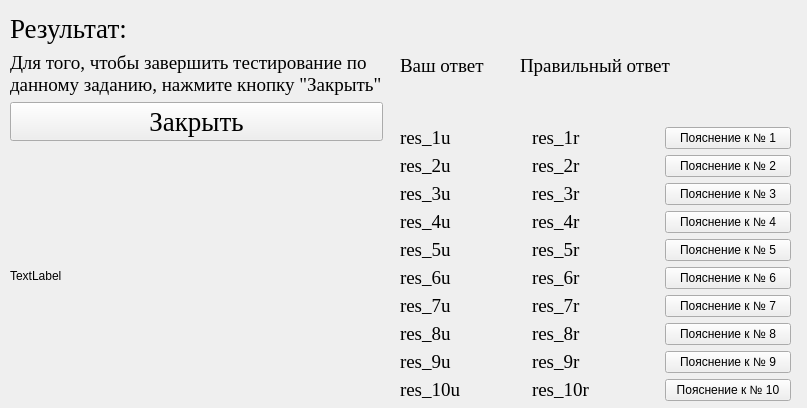
<?xml version="1.0" encoding="UTF-8"?>
<ui version="4.0">
 <class>MainWindow</class>
 <widget class="QMainWindow" name="MainWindow">
  <property name="geometry">
   <rect>
    <x>0</x>
    <y>0</y>
    <width>807</width>
    <height>408</height>
   </rect>
  </property>
  <property name="windowTitle">
   <string>MainWindow</string>
  </property>
  <widget class="QWidget" name="centralwidget">
   <widget class="QWidget" name="verticalLayoutWidget">
    <property name="geometry">
     <rect>
      <x>10</x>
      <y>10</y>
      <width>373</width>
      <height>131</height>
     </rect>
    </property>
    <layout class="QVBoxLayout" name="verticalLayout">
     <item>
      <layout class="QHBoxLayout" name="horizontalLayout">
       <item>
        <widget class="QLabel" name="r_label">
         <property name="font">
          <font>
           <family>Times New Roman</family>
           <pointsize>20</pointsize>
          </font>
         </property>
         <property name="text">
          <string>Результат:</string>
         </property>
        </widget>
       </item>
       <item>
        <widget class="QLabel" name="res_label">
         <property name="font">
          <font>
           <family>Times New Roman</family>
           <pointsize>20</pointsize>
          </font>
         </property>
         <property name="text">
          <string/>
         </property>
        </widget>
       </item>
      </layout>
     </item>
     <item>
      <widget class="QLabel" name="help">
       <property name="font">
        <font>
         <family>Times New Roman</family>
         <pointsize>14</pointsize>
        </font>
       </property>
       <property name="text">
        <string>Для того, чтобы завершить тестирование по 
данному заданию, нажмите кнопку &quot;Закрыть&quot;</string>
       </property>
      </widget>
     </item>
     <item>
      <widget class="QPushButton" name="pushButton">
       <property name="font">
        <font>
         <family>Times New Roman</family>
         <pointsize>20</pointsize>
        </font>
       </property>
       <property name="text">
        <string>Закрыть</string>
       </property>
      </widget>
     </item>
    </layout>
   </widget>
   <widget class="QLabel" name="label">
    <property name="geometry">
     <rect>
      <x>10</x>
      <y>150</y>
      <width>371</width>
      <height>251</height>
     </rect>
    </property>
    <property name="text">
     <string>TextLabel</string>
    </property>
   </widget>
   <widget class="QWidget" name="verticalLayoutWidget_2">
    <property name="geometry">
     <rect>
      <x>400</x>
      <y>10</y>
      <width>391</width>
      <height>391</height>
     </rect>
    </property>
    <layout class="QVBoxLayout" name="verticalLayout_2">
     <item>
      <layout class="QHBoxLayout" name="horizontalLayout_12">
       <item>
        <widget class="QLabel" name="label_2">
         <property name="font">
          <font>
           <family>Times New Roman</family>
           <pointsize>14</pointsize>
          </font>
         </property>
         <property name="text">
          <string>Ваш ответ</string>
         </property>
        </widget>
       </item>
       <item>
        <widget class="QLabel" name="label_3">
         <property name="font">
          <font>
           <family>Times New Roman</family>
           <pointsize>14</pointsize>
          </font>
         </property>
         <property name="text">
          <string>Правильный ответ</string>
         </property>
        </widget>
       </item>
       <item>
        <widget class="QLabel" name="label_4">
         <property name="font">
          <font>
           <family>Times New Roman</family>
           <pointsize>14</pointsize>
          </font>
         </property>
         <property name="text">
          <string/>
         </property>
        </widget>
       </item>
      </layout>
     </item>
     <item>
      <layout class="QHBoxLayout" name="horizontalLayout_2">
       <item>
        <widget class="QLabel" name="res_1u">
         <property name="font">
          <font>
           <family>Times New Roman</family>
           <pointsize>14</pointsize>
          </font>
         </property>
         <property name="text">
          <string>res_1u</string>
         </property>
        </widget>
       </item>
       <item>
        <widget class="QLabel" name="res_1r">
         <property name="font">
          <font>
           <family>Times New Roman</family>
           <pointsize>14</pointsize>
          </font>
         </property>
         <property name="text">
          <string>res_1r</string>
         </property>
        </widget>
       </item>
       <item>
        <widget class="QPushButton" name="resb_1">
         <property name="text">
          <string>Пояснение к № 1</string>
         </property>
        </widget>
       </item>
      </layout>
     </item>
     <item>
      <layout class="QHBoxLayout" name="horizontalLayout_3">
       <item>
        <widget class="QLabel" name="res_2u">
         <property name="font">
          <font>
           <family>Times New Roman</family>
           <pointsize>14</pointsize>
          </font>
         </property>
         <property name="text">
          <string>res_2u</string>
         </property>
        </widget>
       </item>
       <item>
        <widget class="QLabel" name="res_2r">
         <property name="font">
          <font>
           <family>Times New Roman</family>
           <pointsize>14</pointsize>
          </font>
         </property>
         <property name="text">
          <string>res_2r</string>
         </property>
        </widget>
       </item>
       <item>
        <widget class="QPushButton" name="resb_2">
         <property name="text">
          <string>Пояснение к № 2</string>
         </property>
        </widget>
       </item>
      </layout>
     </item>
     <item>
      <layout class="QHBoxLayout" name="horizontalLayout_4">
       <item>
        <widget class="QLabel" name="res_3u">
         <property name="font">
          <font>
           <family>Times New Roman</family>
           <pointsize>14</pointsize>
          </font>
         </property>
         <property name="text">
          <string>res_3u</string>
         </property>
        </widget>
       </item>
       <item>
        <widget class="QLabel" name="res_3r">
         <property name="font">
          <font>
           <family>Times New Roman</family>
           <pointsize>14</pointsize>
          </font>
         </property>
         <property name="text">
          <string>res_3r</string>
         </property>
        </widget>
       </item>
       <item>
        <widget class="QPushButton" name="resb_3">
         <property name="text">
          <string>Пояснение к № 3</string>
         </property>
        </widget>
       </item>
      </layout>
     </item>
     <item>
      <layout class="QHBoxLayout" name="horizontalLayout_5">
       <item>
        <widget class="QLabel" name="res_4u">
         <property name="font">
          <font>
           <family>Times New Roman</family>
           <pointsize>14</pointsize>
          </font>
         </property>
         <property name="text">
          <string>res_4u</string>
         </property>
        </widget>
       </item>
       <item>
        <widget class="QLabel" name="res_4r">
         <property name="font">
          <font>
           <family>Times New Roman</family>
           <pointsize>14</pointsize>
          </font>
         </property>
         <property name="text">
          <string>res_4r</string>
         </property>
        </widget>
       </item>
       <item>
        <widget class="QPushButton" name="resb_4">
         <property name="text">
          <string>Пояснение к № 4</string>
         </property>
        </widget>
       </item>
      </layout>
     </item>
     <item>
      <layout class="QHBoxLayout" name="horizontalLayout_6">
       <item>
        <widget class="QLabel" name="res_5u">
         <property name="font">
          <font>
           <family>Times New Roman</family>
           <pointsize>14</pointsize>
          </font>
         </property>
         <property name="text">
          <string>res_5u</string>
         </property>
        </widget>
       </item>
       <item>
        <widget class="QLabel" name="res_5r">
         <property name="font">
          <font>
           <family>Times New Roman</family>
           <pointsize>14</pointsize>
          </font>
         </property>
         <property name="text">
          <string>res_5r</string>
         </property>
        </widget>
       </item>
       <item>
        <widget class="QPushButton" name="resb_5">
         <property name="text">
          <string>Пояснение к № 5</string>
         </property>
        </widget>
       </item>
      </layout>
     </item>
     <item>
      <layout class="QHBoxLayout" name="horizontalLayout_7">
       <item>
        <widget class="QLabel" name="res_6u">
         <property name="font">
          <font>
           <family>Times New Roman</family>
           <pointsize>14</pointsize>
          </font>
         </property>
         <property name="text">
          <string>res_6u</string>
         </property>
        </widget>
       </item>
       <item>
        <widget class="QLabel" name="res_6r">
         <property name="font">
          <font>
           <family>Times New Roman</family>
           <pointsize>14</pointsize>
          </font>
         </property>
         <property name="text">
          <string>res_6r</string>
         </property>
        </widget>
       </item>
       <item>
        <widget class="QPushButton" name="resb_6">
         <property name="text">
          <string>Пояснение к № 6</string>
         </property>
        </widget>
       </item>
      </layout>
     </item>
     <item>
      <layout class="QHBoxLayout" name="horizontalLayout_8">
       <item>
        <widget class="QLabel" name="res_7u">
         <property name="font">
          <font>
           <family>Times New Roman</family>
           <pointsize>14</pointsize>
          </font>
         </property>
         <property name="text">
          <string>res_7u</string>
         </property>
        </widget>
       </item>
       <item>
        <widget class="QLabel" name="res_7r">
         <property name="font">
          <font>
           <family>Times New Roman</family>
           <pointsize>14</pointsize>
          </font>
         </property>
         <property name="text">
          <string>res_7r</string>
         </property>
        </widget>
       </item>
       <item>
        <widget class="QPushButton" name="resb_7">
         <property name="text">
          <string>Пояснение к № 7</string>
         </property>
        </widget>
       </item>
      </layout>
     </item>
     <item>
      <layout class="QHBoxLayout" name="horizontalLayout_9">
       <item>
        <widget class="QLabel" name="res_8u">
         <property name="font">
          <font>
           <family>Times New Roman</family>
           <pointsize>14</pointsize>
          </font>
         </property>
         <property name="text">
          <string>res_8u</string>
         </property>
        </widget>
       </item>
       <item>
        <widget class="QLabel" name="res_8r">
         <property name="font">
          <font>
           <family>Times New Roman</family>
           <pointsize>14</pointsize>
          </font>
         </property>
         <property name="text">
          <string>res_8r</string>
         </property>
        </widget>
       </item>
       <item>
        <widget class="QPushButton" name="resb_8">
         <property name="text">
          <string>Пояснение к № 8</string>
         </property>
        </widget>
       </item>
      </layout>
     </item>
     <item>
      <layout class="QHBoxLayout" name="horizontalLayout_10">
       <item>
        <widget class="QLabel" name="res_9u">
         <property name="font">
          <font>
           <family>Times New Roman</family>
           <pointsize>14</pointsize>
          </font>
         </property>
         <property name="text">
          <string>res_9u</string>
         </property>
        </widget>
       </item>
       <item>
        <widget class="QLabel" name="res_9r">
         <property name="font">
          <font>
           <family>Times New Roman</family>
           <pointsize>14</pointsize>
          </font>
         </property>
         <property name="text">
          <string>res_9r</string>
         </property>
        </widget>
       </item>
       <item>
        <widget class="QPushButton" name="resb_9">
         <property name="text">
          <string>Пояснение к № 9</string>
         </property>
        </widget>
       </item>
      </layout>
     </item>
     <item>
      <layout class="QHBoxLayout" name="horizontalLayout_11">
       <item>
        <widget class="QLabel" name="res_10u">
         <property name="font">
          <font>
           <family>Times New Roman</family>
           <pointsize>14</pointsize>
          </font>
         </property>
         <property name="text">
          <string>res_10u</string>
         </property>
        </widget>
       </item>
       <item>
        <widget class="QLabel" name="res_10r">
         <property name="font">
          <font>
           <family>Times New Roman</family>
           <pointsize>14</pointsize>
          </font>
         </property>
         <property name="text">
          <string>res_10r</string>
         </property>
        </widget>
       </item>
       <item>
        <widget class="QPushButton" name="resb_10">
         <property name="text">
          <string>Пояснение к № 10</string>
         </property>
        </widget>
       </item>
      </layout>
     </item>
    </layout>
   </widget>
  </widget>
 </widget>
 <resources/>
 <connections/>
</ui>
